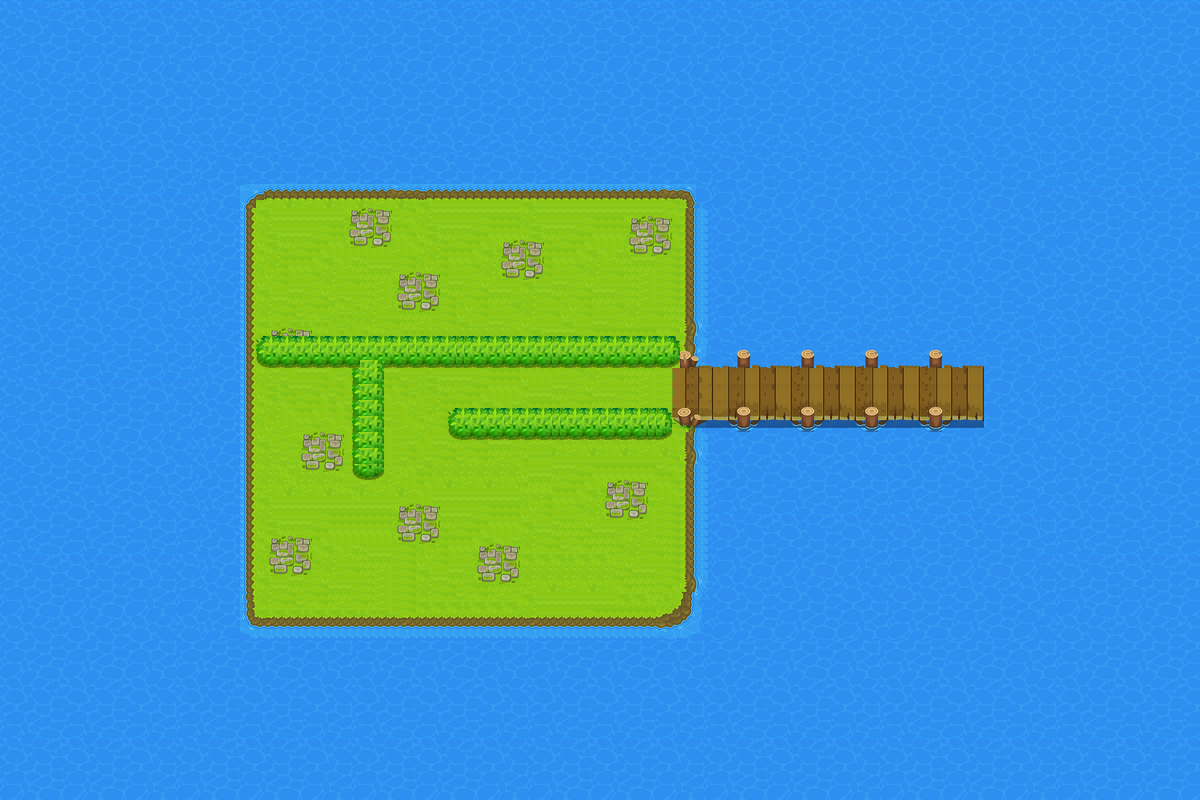

A level layout from a 2D game, rendered from its tile map. Below: a short description, then the map file with tile-grid data replaced by summaries:
An orthogonal 150x100 tile map with 8x8 px tiles, 5 tile layers (Water, Ground, Exit, Walls, ...).

<map version="1.2" tiledversion="1.3.3" orientation="orthogonal" renderorder="right-down" width="150" height="100" tilewidth="8" tileheight="8" infinite="0" nextlayerid="10" nextobjectid="2">
 <editorsettings>
  <export target="../assets/VPP-level-intro.json" format="json" />
 </editorsettings>
 <tileset firstgid="1" name="level_intro_set1_small" tilewidth="8" tileheight="8" tilecount="8500" columns="68">
  <image source="../assets/level_intro_set1.png" width="550" height="1000" />
 </tileset>
 <layer id="5" name="Water" width="150" height="100">
  <data>[15000 cells, 15000 non-empty, 527 distinct tile ids]</data>
 </layer>
 <layer id="1" name="Ground" width="150" height="100">
  <data>[15000 cells, 2940 non-empty, 108 distinct tile ids]</data>
 </layer>
 <layer id="9" name="Exit" width="150" height="100">
  <data>[15000 cells, 36 non-empty, 24 distinct tile ids]</data>
 </layer>
 <layer id="2" name="Walls" width="150" height="100">
  <data>[15000 cells, 980 non-empty, 168 distinct tile ids]</data>
 </layer>
 <layer id="7" name="Gate" width="150" height="100">
  <data>[15000 cells, 52 non-empty, 12 distinct tile ids]</data>
 </layer>
</map>
